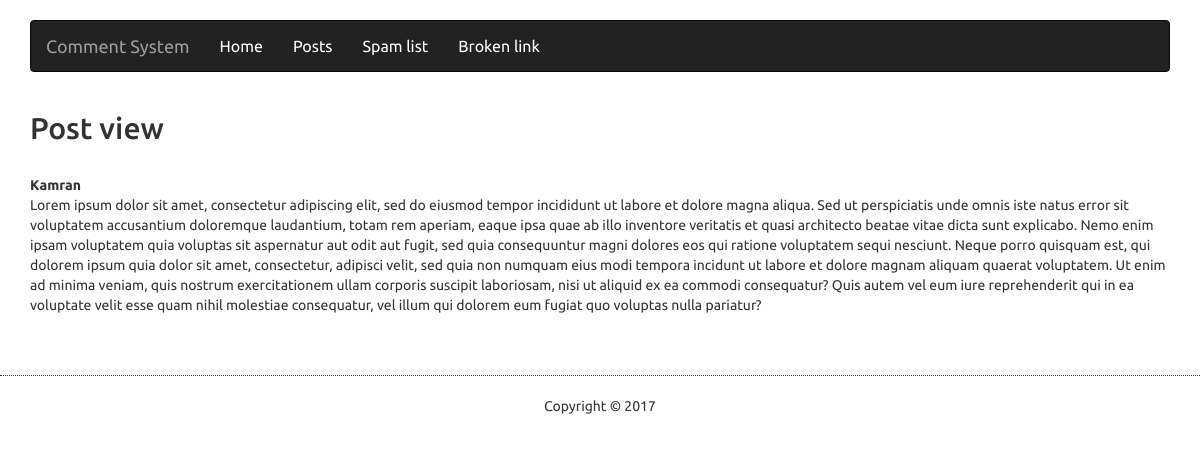
Page /?controller=posts&action=show&id=0 on the committed database.
### tables this page shows
CREATE TABLE `posts` (
  `id` int(11) NOT NULL,
  `author` text NOT NULL,
  `content_exerp` text NOT NULL,
  `content` text NOT NULL
);

### controllers/posts_controller.php (called while the page is built, shortened)
<?php
	class PostsController {
		public function show() {
			$post = Post::find($_GET['id']);
			require_once('views/posts/show.php');
		}
	}
?>

### index.php (called while the page is built, shortened)
<?php
	require_once('views/layout.php');
?>

### models/post.php (called while the page is built, shortened)
<?php
	class Post {
		public function __construct($id, $author, $content, $content_exerp) {
			$this->author  			= $author;
			$this->content 			= $content;
		}
		public static function find($id) {
			$db 	= Db::getInstance();
			$id 	= intval($id);
			$req 	= $db->prepare('SELECT * FROM posts WHERE id = :id');
			$req->execute(array('id' => $id));
			$post = $req->fetch();
			return new Post(
				$post['id'],
				$post['author'],
				$post['content'],
				$post['content_exerp']
			);
		}
	}
?>

### views/posts/show.php (the view)
<h2>Post view</h2><br/>
<b><?php echo $post->author; ?></b><br/>
<p><?php echo $post->content; ?></p>

### views/css/global.css (style rules this page uses)
body { font-family: 'Ubuntu', sans-serif; }

### rows in the picture
posts: author "Kamran", content "Lorem ipsum dolor sit amet, consectetur adipiscing elit, sed do eiusmod tempor incididunt ut labore et dolore magna aliqua. Sed ut perspiciatis unde omnis iste natus error sit voluptatem accusantium doloremque laudantium, totam rem aperiam, eaque ipsa quae ab illo inventore veritatis et quasi architecto beatae vitae dicta sunt explicabo. Nemo enim ipsam voluptatem quia voluptas sit aspernatur aut odit aut fugit, sed quia consequuntur magni dolores eos qui ratione voluptatem sequi nesciunt. Neque porro quisquam est, qui dolorem ipsum quia dolor sit amet, consectetur, adipisci velit, sed quia non numquam eius modi tempora incidunt ut labore et dolore magnam aliquam quaerat voluptatem. Ut enim…"
